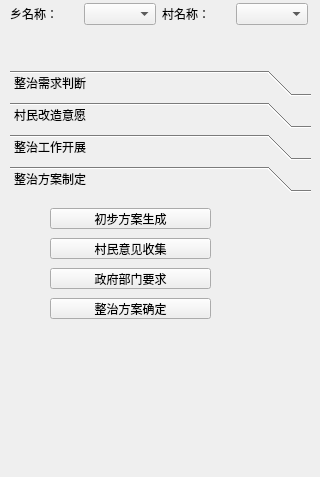
<?xml version="1.0" encoding="UTF-8"?>
<ui version="4.0">
 <class>YouXuanDockWidget</class>
 <widget class="QDockWidget" name="YouXuanDockWidget">
  <property name="geometry">
   <rect>
    <x>0</x>
    <y>0</y>
    <width>320</width>
    <height>477</height>
   </rect>
  </property>
  <property name="windowTitle">
   <string>整治模式优选</string>
  </property>
  <widget class="QWidget" name="dockWidgetContents">
   <widget class="QWidget" name="layoutWidget">
    <property name="geometry">
     <rect>
      <x>10</x>
      <y>0</y>
      <width>298</width>
      <height>28</height>
     </rect>
    </property>
    <layout class="QHBoxLayout" name="horizontalLayout_3">
     <item>
      <layout class="QHBoxLayout" name="horizontalLayout">
       <item>
        <widget class="QLabel" name="label">
         <property name="text">
          <string>乡名称：</string>
         </property>
        </widget>
       </item>
       <item>
        <widget class="QComboBox" name="comboBox"/>
       </item>
      </layout>
     </item>
     <item>
      <layout class="QHBoxLayout" name="horizontalLayout_2">
       <item>
        <widget class="QLabel" name="label_2">
         <property name="text">
          <string>村名称：</string>
         </property>
        </widget>
       </item>
       <item>
        <widget class="QComboBox" name="comboBox_2"/>
       </item>
      </layout>
     </item>
    </layout>
   </widget>
   <widget class="QToolBox" name="toolBox">
    <property name="geometry">
     <rect>
      <x>10</x>
      <y>70</y>
      <width>301</width>
      <height>301</height>
     </rect>
    </property>
    <property name="currentIndex">
     <number>3</number>
    </property>
    <widget class="QWidget" name="page">
     <property name="geometry">
      <rect>
       <x>0</x>
       <y>0</y>
       <width>301</width>
       <height>193</height>
      </rect>
     </property>
     <attribute name="label">
      <string>整治需求判断</string>
     </attribute>
     <widget class="QToolButton" name="toolButton">
      <property name="geometry">
       <rect>
        <x>140</x>
        <y>0</y>
        <width>51</width>
        <height>21</height>
       </rect>
      </property>
      <property name="text">
       <string>查看</string>
      </property>
     </widget>
     <widget class="QLabel" name="label_3">
      <property name="geometry">
       <rect>
        <x>20</x>
        <y>30</y>
        <width>101</width>
        <height>24</height>
       </rect>
      </property>
      <property name="text">
       <string>是否为空心村 ？</string>
      </property>
     </widget>
     <widget class="QLabel" name="label_4">
      <property name="geometry">
       <rect>
        <x>20</x>
        <y>60</y>
        <width>111</width>
        <height>24</height>
       </rect>
      </property>
      <property name="text">
       <string>是否为需要整治 ？</string>
      </property>
     </widget>
     <widget class="QRadioButton" name="radioButton">
      <property name="geometry">
       <rect>
        <x>140</x>
        <y>30</y>
        <width>41</width>
        <height>19</height>
       </rect>
      </property>
      <property name="text">
       <string>是</string>
      </property>
     </widget>
     <widget class="QRadioButton" name="radioButton_2">
      <property name="geometry">
       <rect>
        <x>200</x>
        <y>30</y>
        <width>41</width>
        <height>19</height>
       </rect>
      </property>
      <property name="text">
       <string>否</string>
      </property>
     </widget>
     <widget class="QRadioButton" name="radioButton_3">
      <property name="geometry">
       <rect>
        <x>140</x>
        <y>60</y>
        <width>41</width>
        <height>19</height>
       </rect>
      </property>
      <property name="text">
       <string>是</string>
      </property>
     </widget>
     <widget class="QRadioButton" name="radioButton_4">
      <property name="geometry">
       <rect>
        <x>200</x>
        <y>60</y>
        <width>41</width>
        <height>19</height>
       </rect>
      </property>
      <property name="text">
       <string>否</string>
      </property>
     </widget>
     <widget class="QLabel" name="label_5">
      <property name="geometry">
       <rect>
        <x>20</x>
        <y>0</y>
        <width>91</width>
        <height>16</height>
       </rect>
      </property>
      <property name="text">
       <string>空心化情况：</string>
      </property>
     </widget>
    </widget>
    <widget class="QWidget" name="page_2">
     <property name="geometry">
      <rect>
       <x>0</x>
       <y>0</y>
       <width>301</width>
       <height>193</height>
      </rect>
     </property>
     <attribute name="label">
      <string>村民改造意愿</string>
     </attribute>
     <widget class="QLabel" name="label_9">
      <property name="geometry">
       <rect>
        <x>20</x>
        <y>10</y>
        <width>59</width>
        <height>24</height>
       </rect>
      </property>
      <property name="text">
       <string>总户数：</string>
      </property>
     </widget>
     <widget class="QLineEdit" name="lineEdit">
      <property name="geometry">
       <rect>
        <x>130</x>
        <y>10</y>
        <width>113</width>
        <height>23</height>
       </rect>
      </property>
     </widget>
     <widget class="QLineEdit" name="lineEdit_2">
      <property name="geometry">
       <rect>
        <x>130</x>
        <y>40</y>
        <width>113</width>
        <height>23</height>
       </rect>
      </property>
     </widget>
     <widget class="QLabel" name="label_10">
      <property name="geometry">
       <rect>
        <x>20</x>
        <y>40</y>
        <width>91</width>
        <height>24</height>
       </rect>
      </property>
      <property name="text">
       <string>同意改造户数：</string>
      </property>
     </widget>
     <widget class="QLabel" name="label_11">
      <property name="geometry">
       <rect>
        <x>20</x>
        <y>70</y>
        <width>91</width>
        <height>24</height>
       </rect>
      </property>
      <property name="text">
       <string>反对改造户数：</string>
      </property>
     </widget>
     <widget class="QLineEdit" name="lineEdit_3">
      <property name="geometry">
       <rect>
        <x>130</x>
        <y>70</y>
        <width>113</width>
        <height>23</height>
       </rect>
      </property>
     </widget>
     <widget class="QLabel" name="label_12">
      <property name="geometry">
       <rect>
        <x>20</x>
        <y>110</y>
        <width>121</width>
        <height>24</height>
       </rect>
      </property>
      <property name="text">
       <string>村民总体改造意愿：</string>
      </property>
     </widget>
     <widget class="QRadioButton" name="radioButton_9">
      <property name="geometry">
       <rect>
        <x>150</x>
        <y>110</y>
        <width>41</width>
        <height>19</height>
       </rect>
      </property>
      <property name="text">
       <string>强</string>
      </property>
     </widget>
     <widget class="QRadioButton" name="radioButton_10">
      <property name="geometry">
       <rect>
        <x>210</x>
        <y>110</y>
        <width>41</width>
        <height>19</height>
       </rect>
      </property>
      <property name="text">
       <string>弱</string>
      </property>
     </widget>
    </widget>
    <widget class="QWidget" name="page_5">
     <property name="geometry">
      <rect>
       <x>0</x>
       <y>0</y>
       <width>301</width>
       <height>193</height>
      </rect>
     </property>
     <attribute name="label">
      <string>整治工作开展</string>
     </attribute>
     <widget class="QToolButton" name="toolButton_3">
      <property name="geometry">
       <rect>
        <x>20</x>
        <y>10</y>
        <width>91</width>
        <height>21</height>
       </rect>
      </property>
      <property name="text">
       <string>访问问卷调查</string>
      </property>
     </widget>
     <widget class="QToolButton" name="toolButton_4">
      <property name="geometry">
       <rect>
        <x>120</x>
        <y>10</y>
        <width>91</width>
        <height>21</height>
       </rect>
      </property>
      <property name="text">
       <string>数据图件收集</string>
      </property>
     </widget>
     <widget class="QToolButton" name="toolButton_5">
      <property name="geometry">
       <rect>
        <x>20</x>
        <y>40</y>
        <width>91</width>
        <height>21</height>
       </rect>
      </property>
      <property name="text">
       <string>半结构式访谈</string>
      </property>
     </widget>
     <widget class="QToolButton" name="toolButton_6">
      <property name="geometry">
       <rect>
        <x>120</x>
        <y>40</y>
        <width>91</width>
        <height>21</height>
       </rect>
      </property>
      <property name="text">
       <string>当地特殊情况</string>
      </property>
     </widget>
     <widget class="QToolButton" name="toolButton_7">
      <property name="geometry">
       <rect>
        <x>20</x>
        <y>70</y>
        <width>191</width>
        <height>21</height>
       </rect>
      </property>
      <property name="text">
       <string>核心问题研判与对应策略选择</string>
      </property>
     </widget>
    </widget>
    <widget class="QWidget" name="page_3">
     <attribute name="label">
      <string>整治方案制定</string>
     </attribute>
     <widget class="QToolButton" name="toolButton_8">
      <property name="geometry">
       <rect>
        <x>40</x>
        <y>10</y>
        <width>161</width>
        <height>21</height>
       </rect>
      </property>
      <property name="text">
       <string>初步方案生成</string>
      </property>
     </widget>
     <widget class="QToolButton" name="toolButton_9">
      <property name="geometry">
       <rect>
        <x>40</x>
        <y>40</y>
        <width>161</width>
        <height>21</height>
       </rect>
      </property>
      <property name="text">
       <string>村民意见收集</string>
      </property>
     </widget>
     <widget class="QToolButton" name="toolButton_10">
      <property name="geometry">
       <rect>
        <x>40</x>
        <y>70</y>
        <width>161</width>
        <height>21</height>
       </rect>
      </property>
      <property name="text">
       <string>政府部门要求</string>
      </property>
     </widget>
     <widget class="QToolButton" name="toolButton_11">
      <property name="geometry">
       <rect>
        <x>40</x>
        <y>100</y>
        <width>161</width>
        <height>21</height>
       </rect>
      </property>
      <property name="text">
       <string>整治方案确定</string>
      </property>
     </widget>
    </widget>
   </widget>
  </widget>
 </widget>
 <resources/>
 <connections/>
</ui>
